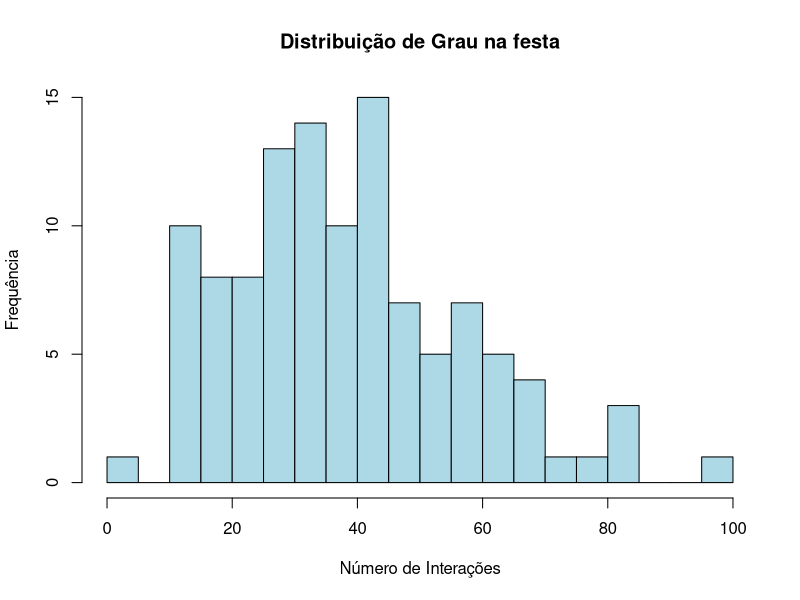
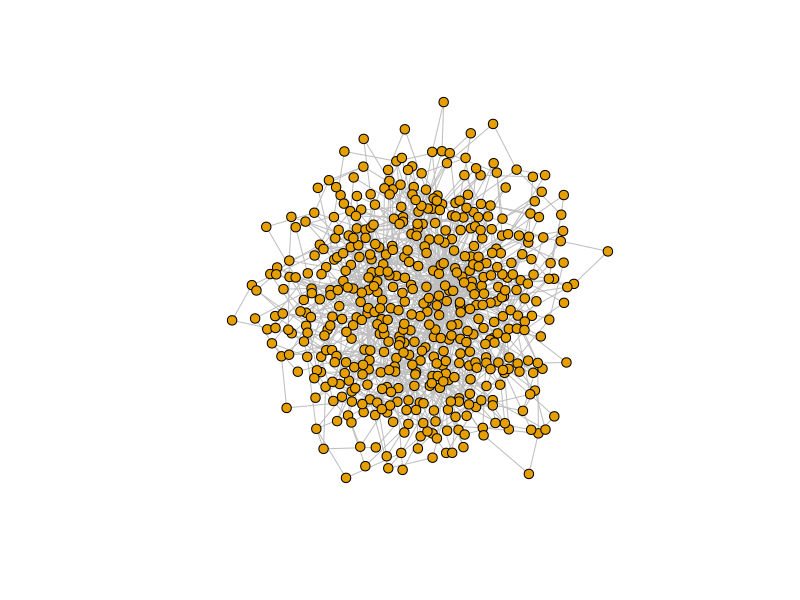
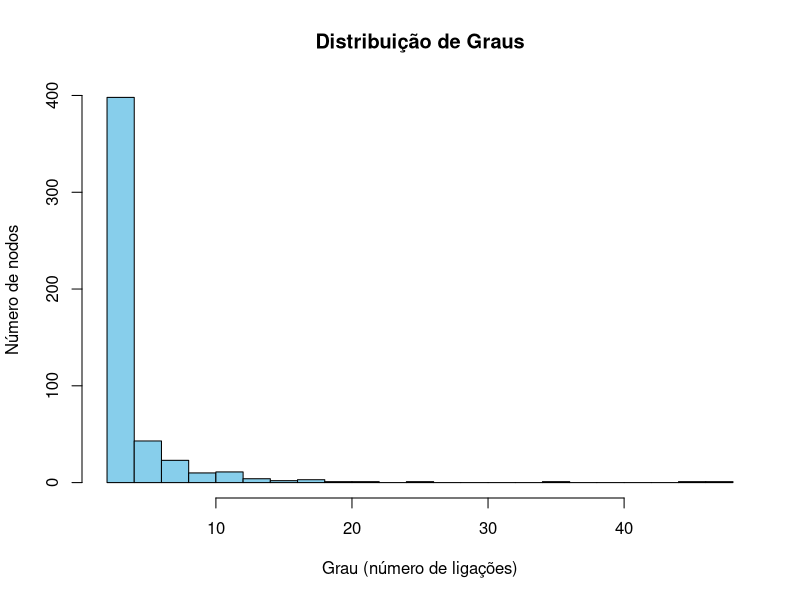
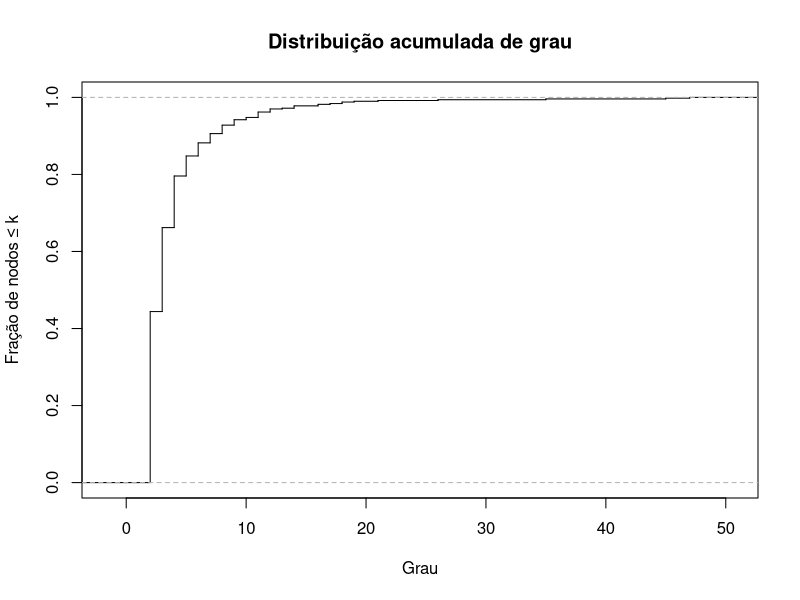
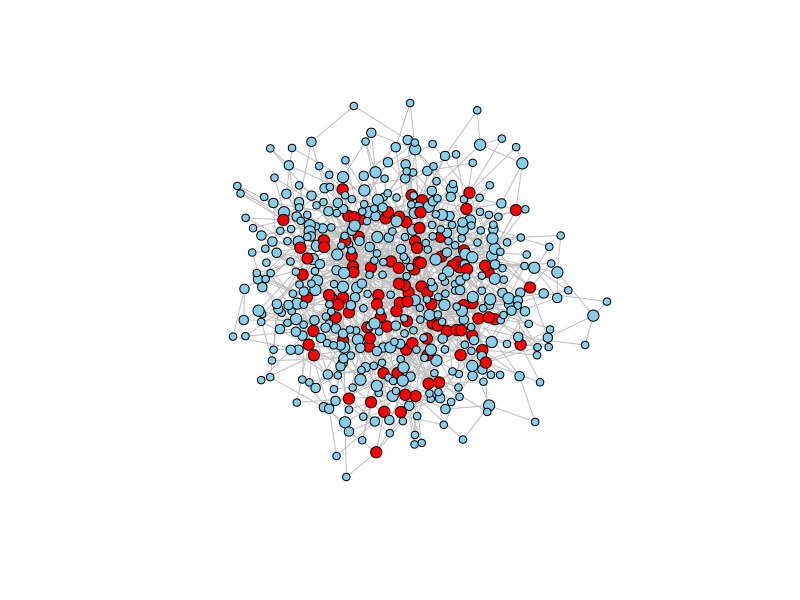

These figures' R source, in order:
# install.packages("igraph")
library(igraph)

# Leitura dos dados e construção do grafo
dados <- read.table("trab.txt", header = FALSE)
g_festa <- graph_from_data_frame(dados, directed = FALSE)
g_festa

#############
## Parte I ##
#############


#a) Indique a dimensão e o número de ligações da rede. 
# Determine a densidade e classifique a rede.

# Dimensão / Número de nodos -> 113
n_nod_festa <- vcount(g_festa)
n_nod_festa

# Número de ligações -> 2196
n_lig_festa <- ecount(g_festa)
n_lig_festa 

# Densidade -> 0.3470291 -> relativamente densa
densidade_festa <- edge_density(g_festa)
densidade_festa

# b) Obtenha o grau médio e a distribuição de grau. 
# Caracterize a distribuição de grau (mediana, quartis, etc.) e comente. 
# Calcule o parâmetro de heterogeneidade. Indique o 
# que pode concluir quanto à existência de hubs.

# Grau e estatísticas
graus_festa <- degree(g_festa)
summary(graus_festa)

min_festa <- min(graus_festa)
max_festa <- max(graus_festa)
median_festa <- median(graus_festa)
media_festa <- mean(graus_festa)
q1_festa <- quantile(graus_festa,0.25)
q3_festa <- quantile(graus_festa,0.75)

# Distribuição
hist(graus_festa, breaks = 20, col = "lightblue", main = "Distribuição de Grau na festa",
     xlab = "Número de Interações", ylab = "Frequência")

# Heterogeneidade -> 1.222905 -> Ligeiramente Heterogénia
heterogeneity_festa <- mean(graus_festa^2)/mean(graus_festa)^2
heterogeneity_festa

# c) Estude a associação de grau e indique o que poderá concluir-se.

# Associação de Grau -> -0.1225804
assortativity_degree(g_festa)

# d) Determine a média dos comprimentos dos caminhos mais curtos.
# Indique o que pode concluir-se quanto à distância média.

# Distância entre nodos 
dist_festa <- distances(g_festa)
mean_dist_festa <- mean(dist)
mean_dist_festa

#e) Determine os coeficientes de clustering dos nodos e da rede. 
# Diga o que pode concluir-se quanto à existência de triângulos.

# Clustering global -> 0.4952046 -> triângulos são frequentes
clust_global_festa <- transitivity(g_festa, type="global")
clust_global_festa

# Clustering Local
clust_local_festa <- transitivity(g_festa, type = "local", isolates = "zero")
# isolates = "zero" remove nodos com graus 0 e 1.
clust_local_festa
mean(clust_local_festa)

# f) Efetue a decomposição de core da rede. Indique o número de conchas 
# existentes e a dimensão de cada uma. Indique o que poderá concluir-se.

# Core -> núcleos/centros das ligações
core <- coreness(g_festa)
num_conchas <- length(unique(core))
num_conchas

dim_conchas <- table(core)
dim_conchas

# g) "Elabore um pequeno texto com comentários adicionais que considere pertinentes."

#1 A rede estudada apresenta um conjunto de nodos que ajudam a caracterizar a dinâmica social da festa.
#2 É uma rede densa (elevada conecção entre nodos).
#3 É globalmente conectada e compacta (distância reduzida entre nodos).
#4 Possui clustering elevado (abundância de triângulos).
#5 É ligeiramente heterogénia (existência de alguns nodos com grau muito superior à média).
#6 É dissortativa (tendência para nodos de grau elevado).
#7 No conjunto, trata-se de uma rede altamente conectada, com hubs moderados,
#7 forte coesão local e grande eficiência global.

# h) "Tendo em conta o contexto, identifique algumas características/o papel de alguns dos presentes na festa. Justifique."

#1 Os nodos com grau mais  elevado representão as pessoas na festa mais sociáveis .
#1 (possivelmente anfitriões). Estes individuos têm múltiplas ligações entre si e 
#1 integram vários triângulos.
#2 Existem nodos que se destacam pela 'betweenness' desempenham o papel de conectores sociais entre grupos.
#3 Os graus dos nodos das pessoas na festa sugerem participação social regular.
#4 Os nodos de grau mais baixo, representão pessoas com menor participação social
#4 (possivelmente chegaram atrasados ou não são tão sociáveis).
#5 A rede apresenta elevada conectividade global, forte coesão local e uma estrutura
#5 social típica de eventos com vários grupos de amigos. Conseguimos observar 
#5 papéis sociais na rede dependendo do grau dos nodos e conectividade entre nodos.

### Parte II

############
#### Q1 ####
############

# Modelo Preferential-Attachment
# n(odes) = 500 nodos
# e(dges) = 1000 ligacoes
set.seed(5158)
rede <- sample_pa(n = 500, power = 1, m = 2, directed = FALSE)

ecount(rede)

vcount(rede)

plot(rede, vertex.size = 5, vertex.label = NA, edge.color = "grey")

# i) determine a densidade e classifique a rede;
# Bastante esparsa com densidade 0.008
densidade_pa <- edge_density(rede)

# ii) indique se a rede é conexa;
# TRUE
is_connected(rede)

# iii) - obtenha o grau médio e a distribuição de grau.
# Caracterize a distribuição de grau (mediana, quartis, etc.) e comente;
graus <- degree(rede)

avg_grau <- mean(graus)
summary(graus)

# Difícil visualização
hist(graus, breaks = 30, col = "skyblue",
     main = "Distribuição de Graus",
     xlab = "Grau (número de ligações)",
     ylab = "Número de nodos")

# Calcular distribuição acumulada
graus_sorted <- sort(graus)
cdf <- ecdf(graus_sorted)

# Plot CDF
plot(cdf, main = "Distribuição acumulada de grau",
     xlab = "Grau", ylab = "Fração de nodos ≤ k",
     verticals = TRUE, do.points = FALSE)


# iv) - calcule o parâmetro de heterogeneidade. 
# Indique o que pode concluir quanto à existência de hubs;
grau_medio <- mean(graus)
grau2_medio <- mean(graus^2)

H <- grau2_medio / (grau_medio^2) # H = 2.13!

Q3 <- quantile(graus, 0.75)
sum(graus > Q3)        # número de nodos acima de Q3
sum(graus > Q3) / length(graus) * 100  # percentual da rede

sum(graus > 10)
sum(graus > 10) / length(graus) * 100
hubs <- graus > 10


layout <- layout_with_fr(rede, niter = 2000)
vertex_sizes <- pmin(graus + 2, 6)  # limita tamanho máximo
plot(rede, layout = layout,
     vertex.size = vertex_sizes,
     vertex.color = ifelse(graus > quantile(graus, 0.75), "red", "skyblue"),
     vertex.label = NA,
     edge.color = "grey",
     margin = 0)

# v) estude a associação de grau e indique o que poderá concluir-se;

assor <- assortativity_degree(rede, directed=FALSE)
assor # r < 0 é disassociativa, logo os hubs não estão conetados entre si.

# vi) - determine a média dos comprimentos dos caminhos mais curtos e 
# o diâmetro da rede. Indique o que pode concluir-se quanto à distância média;

avg_path <- mean_distance(rede, directed = FALSE)
avg_path

diam <- diameter(rede, directed = FALSE)
diam

# vii) - determine os coeficientes de clustering da rede. 
# Diga o que pode concluir-se quanto à existência de triângulos.
clust_media <- transitivity(rede, type = "average")
clust_media
